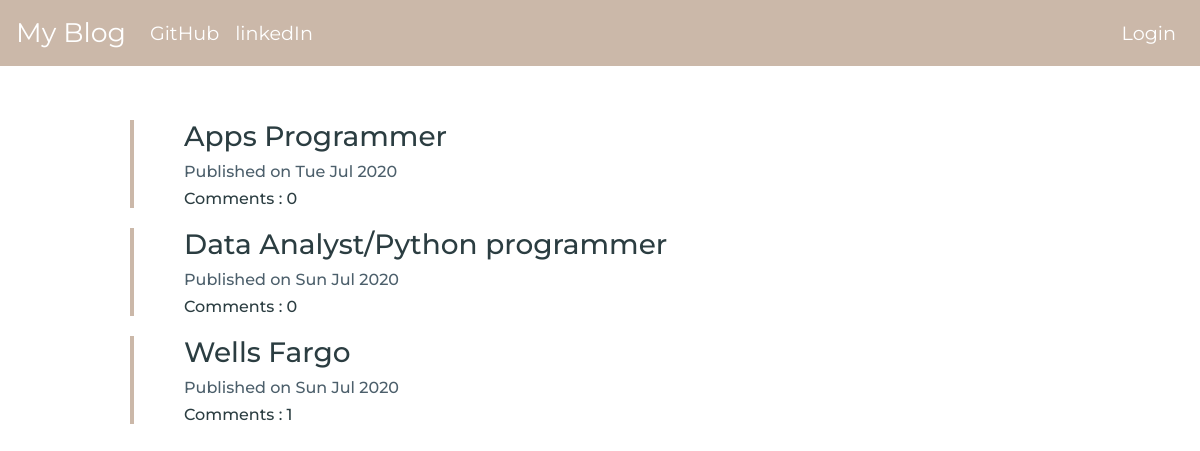
Before: / with the older database file.
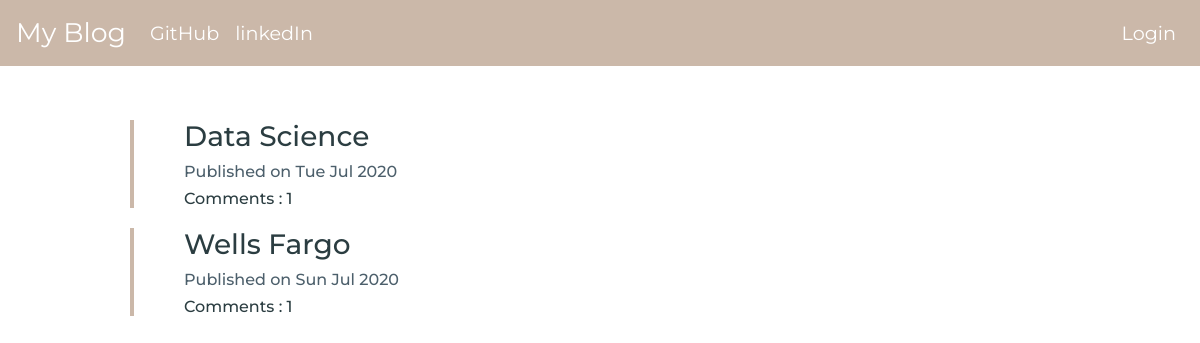
After: the same page with the newer database file.
### blog/models.py (models this page shows, shortened)
class Post(models.Model):
    author = models.ForeignKey("auth.User",on_delete=models.CASCADE)
    title = models.CharField(max_length = 200)
    content = models.TextField()
    created_date = models.DateTimeField(default = timezone.now)
    published_date = models.DateTimeField(blank=True,null=True)
    def approve_comment(self):
        return self.comments.filter(approved_comment = True)

### blog/views.py (the view)
# urls.py: path('',views.PostListView.as_view(),name='post_list'),
class PostListView(ListView):
    model = Post
    def get_queryset(self):
        return Post.objects.filter(published_date__lte=timezone.now()).order_by('-published_date')

### blog/templates/blog/post_list.html
{% extends 'blog/base.html' %}
{% block content %}
<div>
  {% for post in post_list %}
  <div class="post">
      <h3><a href="{% url 'post_detail' pk=post.pk %}">{{post.title}}</a></h3>
      <div class="date">
          <h6>Published on {{post.published_date|date:'D M Y'}}</h6>
          <h6><a href="{% url 'post_detail' pk=post.pk %}">Comments : {{post.approve_comment.count }}</a></h6>
      </div>
  </div>
  {% endfor %}
</div>
{% endblock %}

### blog/templates/blog/base.html (shortened to what this page needs)
<!DOCTYPE html>
{% load static %}
<html lang="en" dir="ltr">
  <head>
    <link rel="stylesheet" href="https://stackpath.bootstrapcdn.com/bootstrap/4.5.0/css/bootstrap.min.css">
    <link rel="stylesheet" href="//cdn.jsdelivr.net/npm/medium-editor@latest/dist/css/medium-editor.min.css" type="text/css" media="screen" charset="utf-8">
    <link rel="stylesheet" href="{% static 'css/blog.css' %}">
  </head>
  <body>
    <nav class="navbar fixed-top navbar-expand-lg custom-nav">
      <div class="collapse navbar-collapse" id="navbarSupportedContent">
        <a class="navbar-brand" href="{% url 'post_list' %}">My Blog</a>
        <ul class="navbar-nav mr-auto">
          <li class="nav-item"><a class="nav-link" href="https://github.com/sonikaPinto/django">GitHub</a></li>
          <li class="nav-item"><a class="nav-link" href="https://www.linkedin.com/in/sonika-muriel-pinto-031234125/">linkedIn</a></li>
        </ul>
        <ul class="navbar-nav navbar-right">
          {% if user.is_authenticated %}
            <li class="nav-item"><a class="nav-link" href="{% url 'post_create' %}">New Post</a></li>
            <li class="nav-item"><a class="nav-link" href="{% url 'post_draft' %}">Drafts</a></li>
            <li class="nav-item"><a class="nav-link" href="{% url 'logout' %}?next=/">Logout</a></li>
            <li class="nav-item"><a class="nav-link" href="{% url 'post_list' %}">Welcome {{user.username}}</a></li>
          {% else %}
            <li class="nav-item"><a class="nav-link" href="{% url 'login' %}">
              <span>Login</span>
            </a></li>
          {% endif %}
        </ul>
      </div>
    </nav>
    <div class="content container" style='padding-top:50px;padding-left:100px;'>
      <div class="row">
        <div class="col-md-12">
          <div class="blog_post">
            {% block content %}
            {% endblock %}
          </div>
        </div>
      </div>
    </div>
  </body>
</html>

### blog/static/css/blog.css (style rules this page uses)
.custom-nav { font-size: 1.2em; border-bottom: 10px; font-family: 'Montserrat', sans-serif; background-color: #CBB8A9; }
.nav-link,.navbar-brand { color : white; }
.navbar-brand { font-size: 1.4em; }
.blog_post { padding-top:70px; }
.post { margin-bottom: 20px; padding-left:50px; border-left: 4px solid #CBB8A9; font-family: 'Montserrat', sans-serif; }
.post a { color: #2B3D41; }
.date { color: #4C5F6B; }

Changed rows visible on the page:
removed Post: title "Apps Programmer", published_date "Tue Jul 2020", approve_comment.count "0"
removed Post: title "Data Analyst/Python programmer", published_date "Sun Jul 2020", approve_comment.count "0"
added Post: title "Data Science", published_date "Tue Jul 2020", approve_comment.count "1"
